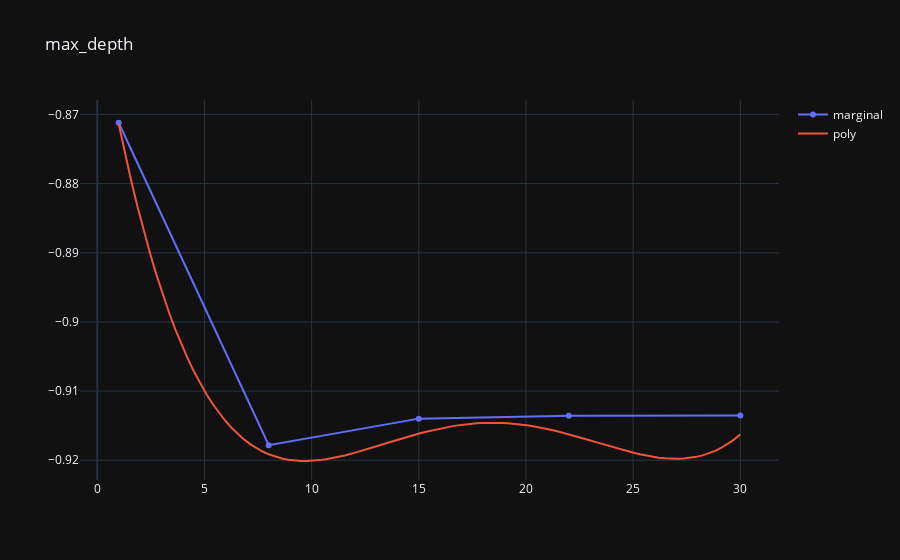
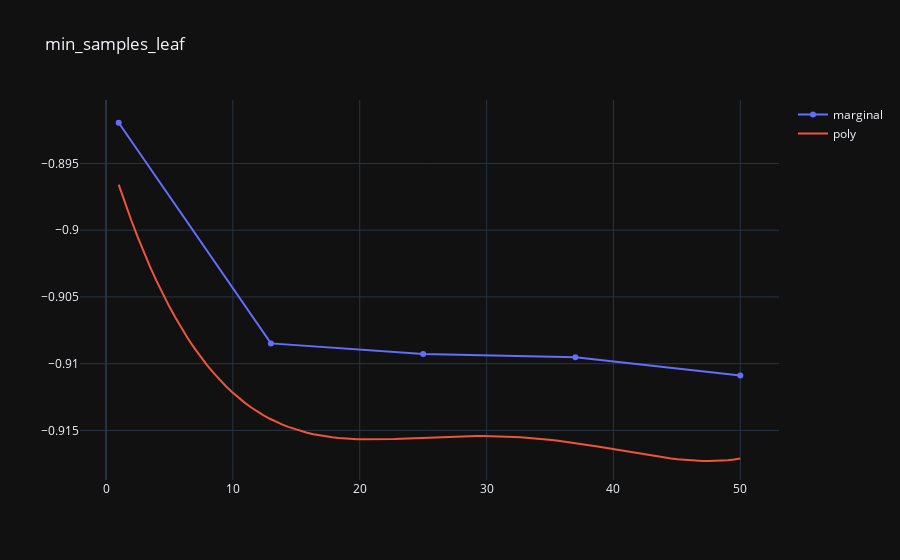
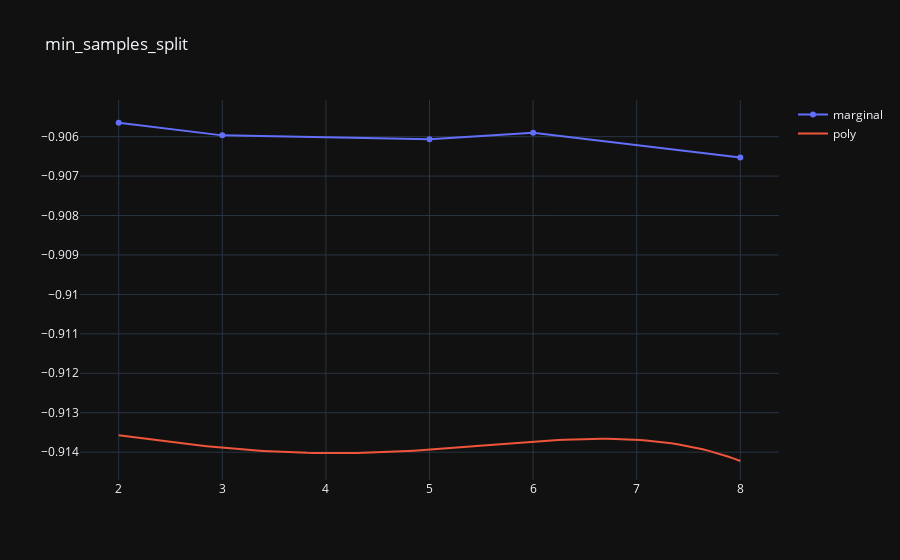

The notebook cell saved with these charts, in order:
### Code cell
marg = search.marginals()
margpoly = polymod.poly_marginals()

# TODO Marginal plot with confint shade
for k in marg.keys():
    go.Figure(
        [
            go.Scatter(x=marg[k][k], y=marg[k]["mean"], name="marginal"),
            go.Scatter(x=margpoly[k][k], y=margpoly[k]["mean"], name="poly"),
        ]
    ).update_layout(title=k).show()
